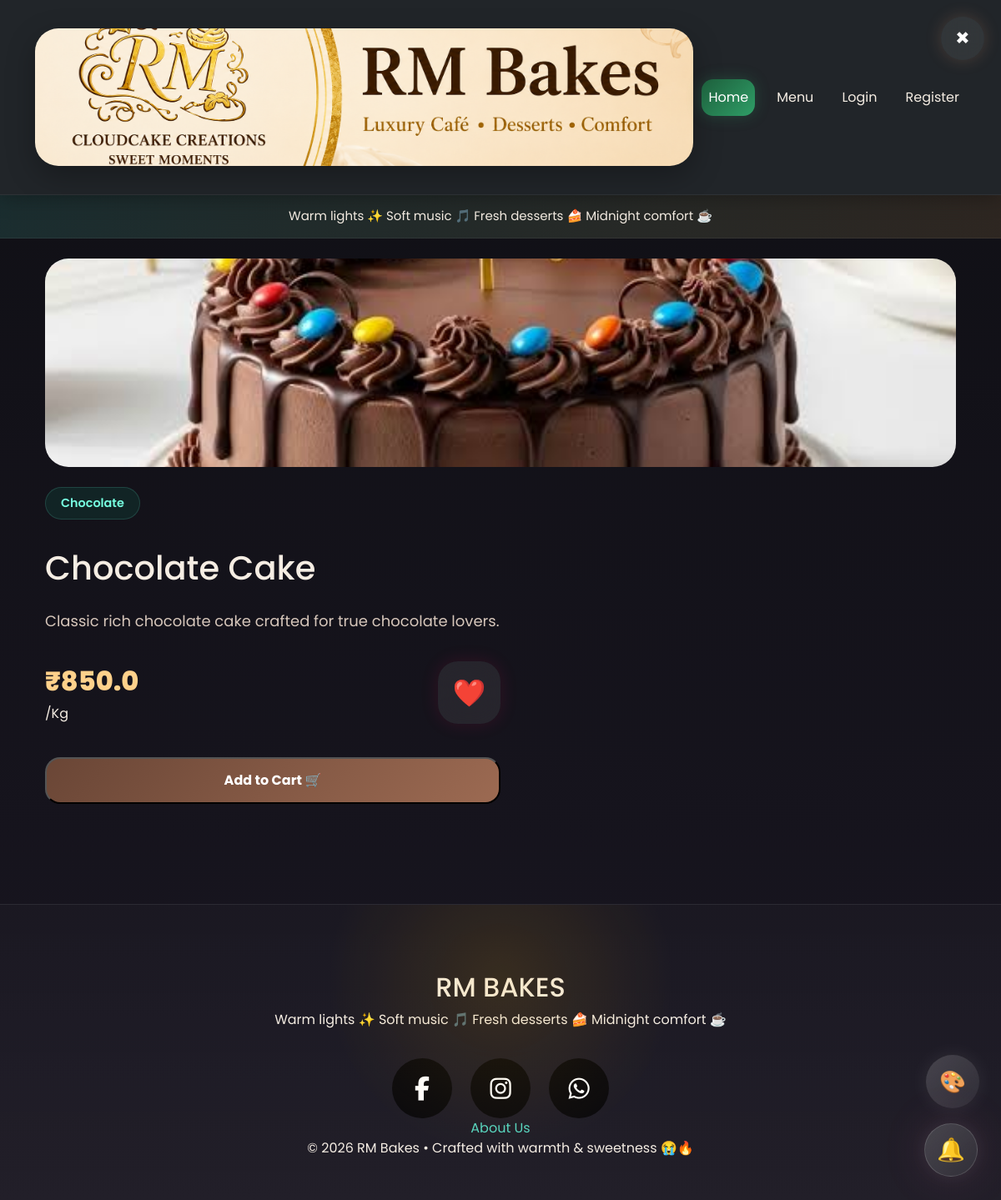
The app's page /product/4 with its own data.
### database.py (models this page shows)
class Product(db.Model):
    __tablename__ = "products"
    product_id = db.Column(
        db.Integer,
        primary_key=True
    )
    product_name = db.Column(
        db.String(200),
        nullable=False
    )
    product_description = db.Column(
        db.Text,
        nullable=False
    )
    product_price = db.Column(
        db.Float,
        nullable=False
    )
    product_unit = db.Column(
        db.String(50),
        nullable=False
    )
    product_image = db.Column(
        db.String(300)
    )
    product_tags = db.Column(
        db.String(300)
    )
    product_category = db.Column(
        db.String(100),
        default="cakes"
    )

### routes/product_routes.py (the view, shortened to what this page needs)
@product_bp.route(
    "/product/<int:product_id>"
)
def product_details(product_id):
    product = Product.query.get_or_404(
        product_id
    )
    is_favourite = False
    return render_template(
        "product_details.html",
        product=product,
        is_favourite=is_favourite
    )

### app.py (called while the page is built, shortened)
@app.context_processor
def inject_notification_count():
    unread_notifications_count = 0
    return dict(
        unread_notifications_count=
            unread_notifications_count
    )

### templates/product_details.html (shortened to what this page needs)
{% extends "base.html" %}
{% block content %}
<a href="{{ url_for('product.products') }}"
   class="floating-close-btn">
    ×
</a>
<div class="container
   product-detail-page">
    <div class="product-details-image-wrapper">
    {% if product.product_image %}
    <img
        src="{{ url_for('static', filename='uploads/' + product.product_image) }}"
        alt="{{ product.product_name }}"
        class="product-details-image"
    >
    {% endif %}
</div>
    <div class="col-lg-6">
        <span class="product-tag">
            {{ product.product_tags }}
        </span>
        <h1 class="main-title mt-3">
            {{ product.product_name }}
        </h1>
        <p class="mt-4 product-description">
            {{ product.product_description }}
        </p>
        <div class="price-favourite-row">
    <div>
        <h2 class="product-price">
            ₹{{ product.product_price }}
        </h2>
        <p>
            {{ product.product_unit }}
        </p>
    </div>
    <button
        class="favourite-btn-detail
        "
        id="favouriteBtn"
        onclick="toggleFavourite(
            {{ product.product_id }}
        )"
    >
        ❤️
    </button>
</div>
        <div class="mt-4 d-flex gap-3">
            <button
    class="add-cart-btn"
    onclick="addToCart(
        {{ product.product_id }},
        {{ 'true' if current_user.is_authenticated else 'false' }}
    )"
>
    Add to Cart 🛒
</button>
        </div>
    </div>
</div>
{% endblock %}

### static/css/style.css (style rules this page uses)
* { margin:0; padding:0; box-sizing:border-box; }
html { scroll-behavior:smooth; }
body { font-family:'Poppins',sans-serif; background: linear-gradient( 135deg, #1a120f, #241713, #2b1c16 ); color:#f5ede3; min-height:100vh; overflow-x:hidden; }
a { text-decoration:none; color:#57d6c1; transition:0.3s; }
.product-tag { display:inline-block; background: rgba(87,214,193,0.14); border: 1px solid rgba(87,214,193,0.2); color:#57d6c1; padding:8px 18px; border-radius:40px; margin-bottom:18px; }
.product-description { color:#d7c7bb; line-height:1.8; font-size:18px; }
.product-price { color:#fff; font-size:26px; font-weight:700; margin-top:20px; }
.floating-close-btn { position:absolute; top:20px; right:20px; width:52px; height:52px; border:none; border-radius:50%; background: rgba(255,255,255,0.08); backdrop-filter:blur(10px); color:white; font-size:28px; font-weight:700; display:flex; align-items:center; justify-content:center; box-shadow: 0 0 20px rgba(255,170,120,0.18); transition:0.3s ease; z-index:5; }
h1,h2,h3,h4,h5,h6,p,label,span,small { color:#f5ede3; }
.view-btn, .add-cart-btn { flex:1; text-decoration:none; display:flex; align-items:center; justify-content:center; height:56px; border-radius:18px; font-weight:700; transition:0.3s ease; }
.add-cart-btn { background: linear-gradient( 135deg, #6a4636, #9c6a52 ); color:white !important; }
.product-details-image-wrapper { width:100%; height:250px; border-radius:28px; overflow:hidden; background: rgba(255,255,255,0.03); display:flex; align-items:center; justify-content:center; margin-bottom:24px; }
.product-details-image { width:100%; height:100%; object-fit:cover; display:block; }
.product-tag { align-self:flex-start; background:rgba(0,255,180,0.08); color:#76ffe0; border:1px solid rgba(118,255,224,0.15); padding:8px 18px; border-radius:999px; font-size:0.9rem; font-weight:600; }
.product-price { color:#ffd18b; font-size:2rem; font-weight:800; }

### static/css/style2.css (style rules this page uses)
:root { --rm-bg: #09070b; --rm-card: rgba(22, 18, 26, 0.82); --rm-border: rgba(255,255,255,0.06); --rm-text: #f8f3ee; --rm-subtext: rgba(255,255,255,0.68); --rm-gold: #ffcc8a; --rm-orange: #ff965f; --rm-red: #ff5e5e; --rm-green: #79ffcb; --rm-shadow: rgba(0,0,0,0.38); }

### templates/product_details.html (style rules this page uses)
.price-favourite-row { display:flex; justify-content:space-between; align-items:center; gap:20px; }
.favourite-btn-detail { width:75px; height:75px; border:none; border-radius:24px; font-size:32px; cursor:pointer; background: rgba(255,255,255,0.08); backdrop-filter:blur(18px); transition:0.45s ease; box-shadow: 0 0 22px rgba(255,0,100,0.12); }

### templates/base.html (style rules this page uses)
body { animation: pageEntry 1.2s ease; }
body.theme-midnight { background: linear-gradient( 180deg, #0f0f14, #191621 ); }

### records on screen
Product: product_image (picture), product_tags "Chocolate", product_name "Chocolate Cake", product_description "Classic rich chocolate cake crafted for true chocolate lovers.", product_price "850.0", product_unit "/Kg"
